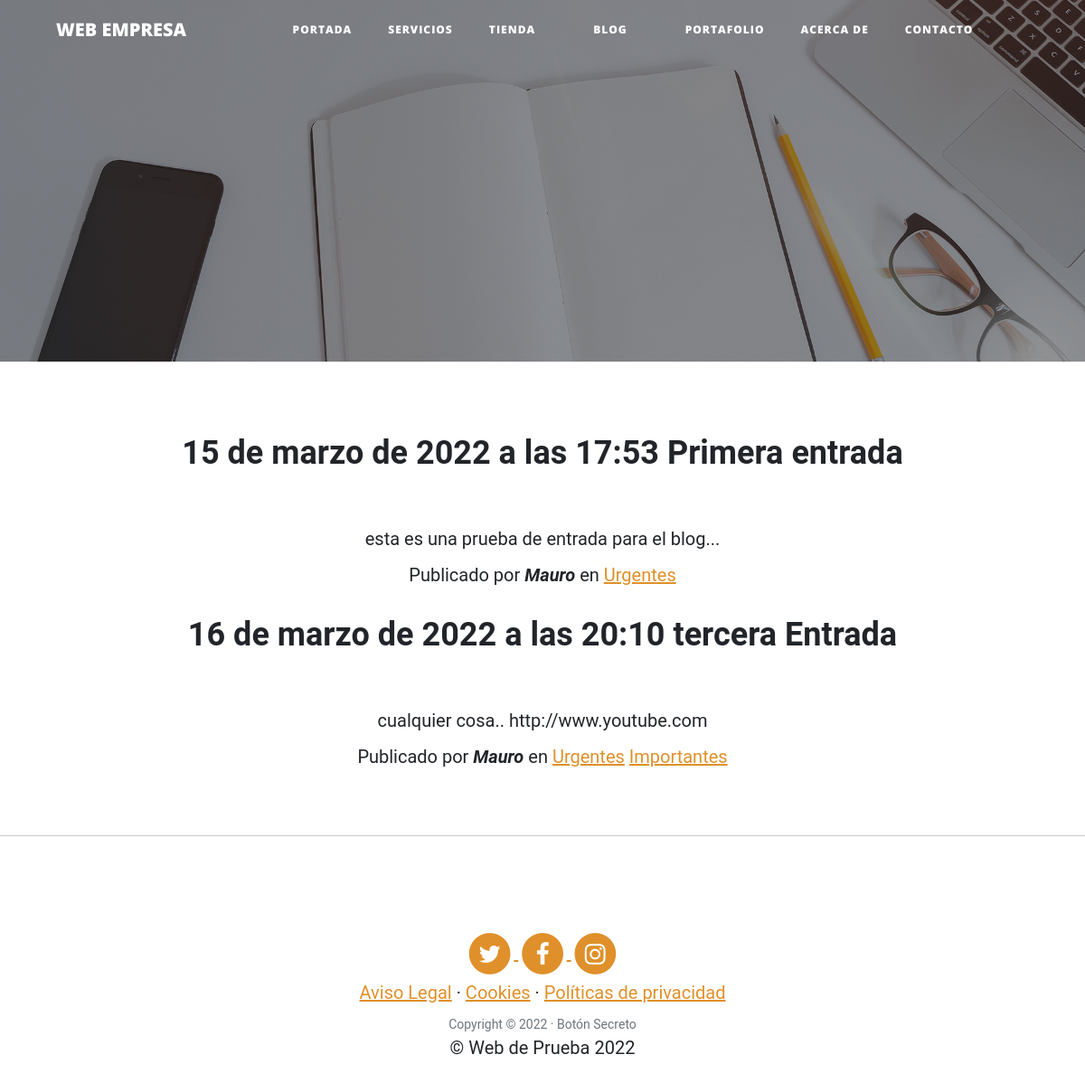
Screenshot of /blog/category/1/ with the database file from the repository.
### blog/models.py (models this page shows, shortened)
class Post(models.Model):
    title = models.CharField(max_length=200,verbose_name="Título")
    content = models.TextField(verbose_name="Contenido")
    published = models.DateTimeField(default=now,verbose_name="Fecha de publicación")
    image = models.ImageField(upload_to="blog", null=True, blank=True,verbose_name="Imagen") #imagen optativa
    author = models.ForeignKey(User, on_delete=models.CASCADE,verbose_name="Autor")
    categories = models.ManyToManyField(Category,verbose_name="Categorías", related_name="get_posts")
    created = models.DateTimeField(auto_now_add=True,verbose_name="Fecha de creación")
    updated = models.DateTimeField(auto_now=True,verbose_name="Fecha de edición")
    class Meta:
        verbose_name = "entrada"
        verbose_name_plural = "entradas"

class Category(models.Model):
    name = models.CharField(max_length=100,verbose_name="Nombre")
    created = models.DateTimeField(auto_now_add=True,verbose_name="Fecha de creación")
    updated = models.DateTimeField(auto_now=True,verbose_name="Fecha de edición")
    class Meta:
        verbose_name = "categoría"
        verbose_name_plural = "categorías"

### pages/models.py (models this page shows, shortened)
class Page(models.Model):
    title = models.CharField(max_length=200,verbose_name="Título")
    content = RichTextField(verbose_name="Contenido") #Edita contenido con editor CKeditor
    created = models.DateTimeField(auto_now_add=True,verbose_name="Fecha de creación")
    updated = models.DateTimeField(auto_now=True,verbose_name="Fecha de edición")
    class Meta:
        verbose_name = "página"
        verbose_name_plural = "páginas"
        ordering = ['title']

### blog/views.py (the view)
# urls.py: path('category/<int:category_id>/', views.category, name="category"),
def category(request, category_id):
    category = get_object_or_404(Category, id=category_id) #evitar el error 404 por pág desconocida con "get"
    return render(request, "blog/category.html", {'category':category})

### pages/templatetags/pages_extras.py (called while the page is built)
@register.simple_tag
def get_page_list():
    pages = Page.objects.all()
    return pages

### social/processors.py (called while the page is built)
def ctx_dict(request):
    ctx = {}
    links = Link.objects.all()
    for link in links:
        ctx[link.key] = link.url
    return ctx

### blog/templates/blog/category.html (shortened to what this page needs)
{% extends 'core/base.html' %}
{% load static %}
{% block background %}{% static 'core/img/portfolio-bg.jpg' %}{% endblock %}
{% block content %}
{% for post in category.get_posts.all %}
<section class="page-section cta">
    <div class="container">
        <div class="row">
            <div class="col-xl-9 mx-auto">
                <div class="cta-innerv text-center rounded">
                    <h2 class="section-heading mb-5">
                        <span class="section-heading-upper">
                            {{post.published}}</span>
                        <span class="section-heading-lower">
                            {{post.title}}</span>
                    </h2>
                    <p class="mb-0 mbt">{{post.content}}</p>
                    <p class="mb-0 mbt">
                        <span class="section-heading-under">
                            Publicado por <em><b>{{post.author}}</b></em> en
                            {% for category in post.categories.all %}
                            <a href="{% url 'category' category.id %}" class="link">
                                {{category.name}}</a>
                            {% endfor %}
                        </span>
                    </p>
                </div>
            </div>
        </div>
    </div>
</section>
{% endfor %}
{% endblock %}

### core/templates/core/base.html (shortened to what this page needs)
<!DOCTYPE html>
<html lang="es">
<head>
    {% load static %}
    <link href="{% static 'core/vendor/bootstrap/css/bootstrap.min.css' %}" rel="stylesheet">
    <link href="{% static 'core/vendor/font-awesome/css/font-awesome.min.css' %}" rel="stylesheet" type="text/css">
    <link href="{% static 'core/css/clean-blog.min.css' %}" rel="stylesheet">
</head>
<body>
    <nav class="navbar navbar-expand-lg navbar-light fixed-top" id="mainNav">
        <div class="container">
            <a class="navbar-brand text-uppercase text-expanded font-weight-bold" href="{% url 'home' %}">Web
                Empresa</a>
            <div class="collapse navbar-collapse" id="navbarResponsive">
                <ul class="navbar-nav mx-auto">
                    <li class="nav-item {% if request.path == '/' %}active{% endif %}">
                        <a class="nav-link text-uppercase text-expanded" href="{% url 'home' %}">Portada</a>
                    </li>
                    <li class="nav-item {% if request.path == '/services/' %}active{% endif %}">
                        <a class="nav-link text-uppercase text-expanded" href="{% url 'services' %}">Servicios</a>
                    </li>
                    <li class="nav-item {% if request.path == '/store/' %}active{% endif %}">
                        <a class="nav-link text-uppercase text-expanded" href="{% url 'store' %}">Tienda</a>
                    </li>
                    <li class="nav-item px-lg-4 {% if request.path|slice:" :6" == '/blog/' %}active{% endif %}">
                        <a class="nav-link text-uppercase text-expanded" href="{% url 'blog' %}">Blog</a>
                    </li>
                    <li class="nav-item {% if request.path == '/portfolio/' %}active{% endif %}">
                        <a class="nav-link text-uppercase text-expanded" href="{% url 'portafolio' %}">Portafolio</a>
                    </li>
                    <li class="nav-item {% if request.path == '/about-kk/' %}active{% endif %}">
                        <a class="nav-link text-uppercase text-expanded" href="{% url 'about' %}">Acerca de</a>
                    </li>
                    <li class="nav-item {% if request.path == '/contact/' %}active{% endif %}">
                        <a class="nav-link text-uppercase text-expanded" href="{% url 'contact' %}">Contacto</a>
                    </li>
                </ul>
            </div>
        </div>
    </nav>
    <header class="masthead" style="background-image: url('{% block background %}{% endblock %}')">
        <div class="overlay"></div>
        <div class="container">
            <div class="row">
                <div class="col-lg-8 col-md-10 mx-auto">
                    <div class="site-heading">
                    </div>
                </div>
            </div>
        </div>
    </header>
    <div class="container">
        {% block content %}{% endblock %}
    </div>
    {% if request.path != "/" %}
    <hr>{% endif %}
    <footer class="footer text-faded text-center py-5">
        <div class="container">
            <p class="m-0">
                {% if LINK_TW %}
                <a href="{{LINK_TW}}" class="link">
                    <span class="fa-stack fa-lg">
                        <i class="fa fa-circle fa-stack-2x"></i>
                        <i class="fa fa-twitter fa-stack-1x fa-inverse"></i>
                    </span>
                </a>
                {% endif %}
                {% if LINK_FB %}
                <a href="{{LINK_FB}}" class="link">
                    <span class="fa-stack fa-lg">
                        <i class="fa fa-circle fa-stack-2x"></i>
                        <i class="fa fa-facebook fa-stack-1x fa-inverse"></i>
                    </span>
                </a>
                {% endif %}
                {% if LINK_IG %}
                <a href="{{LINK_IG}}" class="link">
                    <span class="fa-stack fa-lg">
                        <i class="fa fa-circle fa-stack-2x"></i>
                        <i class="fa fa-instagram fa-stack-1x fa-inverse"></i>
                    </span>
                </a>
                {% endif %}
            </p>
            <p class="m-0 mbt">
                {% load pages_extras %}
                {% get_page_list as page_list %}
                {% for page in page_list %}
                <a href="{% url 'page' page.id page.title|slugify %}" class="link">{{page.title}}</a> {% if not forloop.last %}·{% endif %}
                {% endfor %}
            </p>
            <p class="copyright text-muted">Copyright &copy; 2022 · Botón Secreto </p>
            <p class="m-0 mbt1">&copy; Web de Prueba 2022</p>
        </div>
    </footer>
</body>
</html>

### rows the page displays
Post: published "15 de marzo de 2022 a las 17:53", title "Primera entrada", content "esta es una prueba de entrada para el blog...", author "Mauro"
Category: name "Urgentes"
Post: published "16 de marzo de 2022 a las 20:10", title "tercera Entrada", content "cualquier cosa.. http://www.youtube.com", author "Mauro"
Category: name "Importantes"
Page: title "Aviso Legal"
Page: title "Cookies"
Page: title "Políticas de privacidad"
